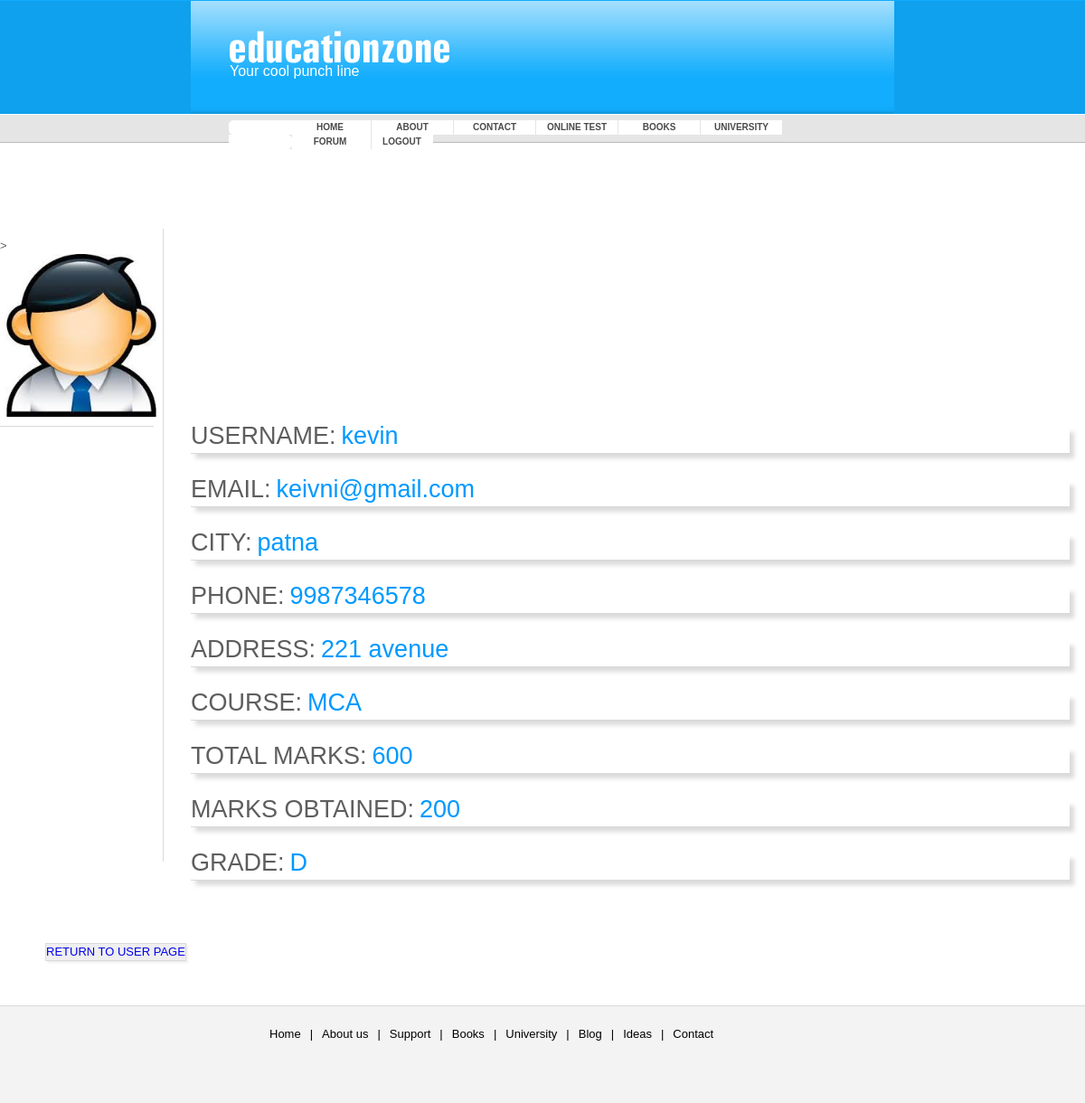
The app's page /result.php (signed in) with its own data.
### tables this page shows
CREATE TABLE IF NOT EXISTS `user` (
  `userid` int(10) NOT NULL AUTO_INCREMENT,
  `username` varchar(20) DEFAULT NULL,
  `password` varchar(20) DEFAULT NULL,
  `city` varchar(20) DEFAULT NULL,
  `phone` bigint(20) DEFAULT NULL,
  `email` varchar(20) DEFAULT NULL,
  `date` date DEFAULT NULL,
  `address` text,
  `picture` varchar(50) DEFAULT NULL,
  `course` varchar(20) DEFAULT NULL,
  `totalMarks` int(10) DEFAULT NULL,
  `marksObt` int(10) DEFAULT NULL,
  `grade` varchar(25) DEFAULT NULL,
  PRIMARY KEY (`userid`)
);

### result.php (the view, shortened to what this page needs)
<?php
 include 'top.php';
 $id=$_SESSION['uid'];
 $sql="select * from `user` where `userid`='$id'";
 $result=mysql_query($sql);
 $row=mysql_fetch_array($result);
?>
  <div style="font-size:24px;color:white;height:40px;text-shadow:1px 1px 1px white;margin:20px 20px 20px 20px;background: -moz-linear-gradient(left,#09F,white);padding-top:5px">
  </div>
 <div style="width:100%;border:0px solid #DADADA;height:700px;margin-top:10px">
    <div style="border-right:1px solid #DADADA;float:left;height:700px;width:15%;margin-top:10px">
      <div style="border-bottom:1px solid #DADADA;margin-top:10px;padding-bottom:10px;margin-right:10px">><img src="admin/<?=$row['picture']?>" width=180px height=180px /></div>
    </div>
   <?php if($row['grade']!=NULL)
         {
	   ?>
    <div  class="mydiv" style="">
       <div>USERNAME:<span><?=$row['username']?></span></div>
       <div>EMAIL:<span><?=$row['email']?></span></div>
       <div>CITY:<span><?=$row['city']?></span></div>
       <div>PHONE:<span><?=$row['phone']?></span></div>
       <div>ADDRESS:<span><?=$row['address']?></span></div>
       <div>COURSE:<span><?=$row['course']?></span></div>
       <div>TOTAL MARKS:<span><?=$row['totalMarks']?></span></div>
       <div>MARKS OBTAINED:<span><?=$row['marksObt']?></span></div>
       <div>GRADE:<span><?=$row['grade']?></span></div>
    </div>
    <?php
	  }
	   else
	   {
	 ?>
	    <div class="mypr">Your Result is pending..</div>
      <?php } ?>
    <div style="margin-left:50px;border:1px solid #DADADA;float:left;clear:left;background:#EFEFEF;box-shadow:2px 2px 2px #EFEFEF"><a href="index.php" style="text-decoration:none">RETURN TO USER PAGE</a></div>
 </div>
<?php
 include 'footer.php';
?>

### style.css (style rules this page uses)
* { margin:0;padding:0 }
body { padding:0;margin:0;background:url(images/mainbg.gif) 0 0 repeat-x #fff;color:#5E5E5E;font:13px/18px Arial,Helvetica,sans-serif }
div, p, ul, h2, h3, img { padding:0;margin:0 }

### result.php (style rules this page uses)
.mydiv { border:0px solid #DADADA;float:left;width:83.5%;height:600px;margin-top:200px; }
.mydiv div { margin-left:30px;font-size:27px;border-bottom:1px solid #DADADE; margin-top:30px;padding-bottom:10px;font-family:"Trebuchet MS", Arial, Helvetica, sans-serif; box-shadow:5px 5px 5px #DADADA; }
.mydiv div span { font-family:"Trebuchet MS", Arial, Helvetica, sans-serif;font-size;20px; margin-left:6px;color:#09F; }

### records on screen
user: picture (picture), username "kevin", email "keivni@gmail.com", city "patna", phone "9987346578", address "221 avenue", course "MCA", totalMarks "600", marksObt "200", grade "D"
